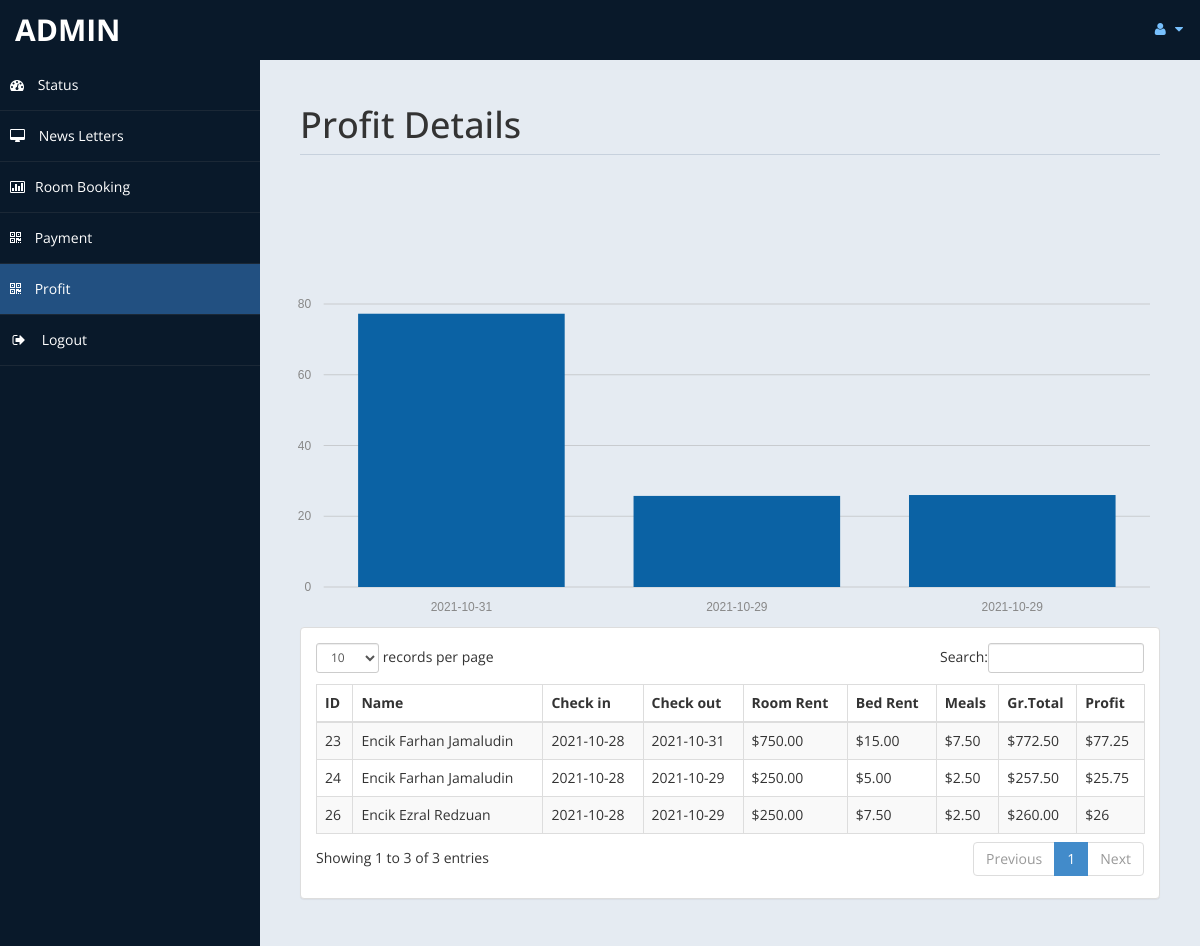
The app's page /admin/profit.php (signed in) with its own data.
### tables this page shows
CREATE TABLE `payment` (
  `id` int(11) DEFAULT NULL,
  `title` varchar(5) DEFAULT NULL,
  `fname` varchar(30) DEFAULT NULL,
  `lname` varchar(30) DEFAULT NULL,
  `troom` varchar(30) DEFAULT NULL,
  `tbed` varchar(30) DEFAULT NULL,
  `nroom` int(11) DEFAULT NULL,
  `cin` date DEFAULT NULL,
  `cout` date DEFAULT NULL,
  `ttot` double(8,2) DEFAULT NULL,
  `fintot` double(8,2) DEFAULT NULL,
  `mepr` double(8,2) DEFAULT NULL,
  `meal` varchar(30) DEFAULT NULL,
  `btot` double(8,2) DEFAULT NULL,
  `noofdays` int(11) DEFAULT NULL
);

### admin/profit.php (the view, shortened to what this page needs)
<!DOCTYPE html>
<html xmlns="http://www.w3.org/1999/xhtml">
<head>
    <link href="assets/css/bootstrap.css" rel="stylesheet" />
    <link href="assets/css/font-awesome.css" rel="stylesheet" />
	<link rel="stylesheet" href="assets/css/morris.css">
    <link href="assets/css/custom-styles.css" rel="stylesheet" />
    <link href="assets/js/dataTables/dataTables.bootstrap.css" rel="stylesheet" />
</head>
<body>
    <div id="wrapper">
        <nav class="navbar navbar-default top-navbar" role="navigation">
            <div class="navbar-header">
                <a class="navbar-brand" href="home.php"><?php echo $_SESSION["user"]; ?> </a>
            </div>
            <ul class="nav navbar-top-links navbar-right">
                <li class="dropdown">
                    <a class="dropdown-toggle" data-toggle="dropdown" href="#" aria-expanded="false">
                        <i class="fa fa-user fa-fw"></i> <i class="fa fa-caret-down"></i>
                    </a>
                </li>
            </ul>
        </nav>
        <nav class="navbar-default navbar-side" role="navigation">
            <div class="sidebar-collapse">
                <ul class="nav" id="main-menu">
                    <li>
                        <a href="home.php"><i class="fa fa-dashboard"></i> Status</a>
                    </li>
                    <li>
                        <a  href="messages.php"><i class="fa fa-desktop"></i> News Letters</a>
                    </li>
					<li>
                        <a href="roombook.php"><i class="fa fa-bar-chart-o"></i>Room Booking</a>
                    </li>
                    <li>
                        <a  href="payment.php"><i class="fa fa-qrcode"></i> Payment</a>
                    </li>
					 <li>
                        <a class="active-menu" href="profit.php"><i class="fa fa-qrcode"></i> Profit</a>
                    </li>
                    <li>
                        <a href="logout.php" ><i class="fa fa-sign-out fa-fw"></i> Logout</a>
                    </li>
            </div>
        </nav>
        <div id="page-wrapper" >
            <div id="page-inner">
			 <div class="row">
                    <div class="col-md-12">
                        <h1 class="page-header">
                           Profit Details<small> </small>
                        </h1>
                    </div>
                </div>
            <div class="row">
				<?php
				include('db.php');
?>
				<br>
				<br>
				<br>
				<br><div id="chart"></div>
                <div class="col-md-12">
                    <div class="panel panel-default">
                        <div class="panel-body">
                            <div class="table-responsive">
                                <table class="table table-striped table-bordered table-hover" id="dataTables-example">
                                    <thead>
                                        <tr>
											<th>ID</th>
                                            <th>Name</th>
                                            <th>Check in</th>
											<th>Check out</th>
                                            <th>Room Rent</th>
											<th>Bed Rent</th>
											<th>Meals </th>
											<th>Gr.Total</th>
											<th>Profit</th>
                                        </tr>
                                    </thead>
                                    <tbody>
									<?php
										$sql="select * from payment";
										$re = mysqli_query($con,$sql);
										while($row = mysqli_fetch_array($re))
										{
											$id = $row['id'];
											if($id % 2 ==1 )
											{
												echo"<tr class='gradeC'>
													<td>".$row['id']." </td>
													<td>".$row['title']." ".$row['fname']." ".$row['lname']."</td>
													<td>".$row['cin']."</td>
													<td>".$row['cout']."</td>
													<td>$".$row['ttot']."</td>
													<td>$".$row['mepr']."</td>
													<td>$".$row['btot']."</td>
													<td>$".$row['fintot']."</td>
													<td>$".$row['fintot']*10/100 ."</td>
													</tr>";
											}
											else
											{
												echo"<tr class='gradeU'>
													<td>".$row['id']." </td>
													<td>".$row['title']." ".$row['fname']." ".$row['lname']."</td>
													<td>".$row['cin']."</td>
													<td>".$row['cout']."</td>
													<td>$".$row['ttot']."</td>
													<td>$".$row['mepr']."</td>
													<td>$".$row['btot']."</td>
													<td>$".$row['fintot']."</td>
													<td>$".$row['fintot']*10/100 ."</td>
													</tr>";
											}
										}
									?>
                                    </tbody>
                                </table>
                            </div>
                        </div>
                    </div>
                </div>
            </div>
                </div>
            </div>
    </div>
</body>
</html>

### admin/assets/css/custom-styles.css (style rules this page uses)
body { font-family: 'Open Sans', sans-serif; }
#wrapper { width: 100%; background:#09192A; }
#page-wrapper { padding: 15px 15px; min-height: 600px; background:#E5EBF2; }
#page-inner { width:100%; margin:10px 20px 10px 0px; background-color:transparent; padding:10px; min-height:1200px; }
h1, .h1, h2, .h2, h3, .h3 { margin-top: 7px; margin-bottom: -5px; }
.page-header { padding-bottom: 9px; margin: 10px 0 45px; border-bottom: 1px solid #C7D1DD; }
.top-navbar { margin:0px; }
.top-navbar .navbar-brand { color: #fff; width: 260px; text-align: left; height: 60px; font-size: 30px; font-weight: 700; text-transform: uppercase; line-height: 30px; }
.top-navbar .nav > li { position: relative; display: inline-block; }
.top-navbar .nav > li > a { position: relative; display: block; padding: 19px 15px; color: #77C0FD; }
.active-menu { background-color:#225081!important; }
.sidebar-collapse , .sidebar-collapse .nav { background:none; }
.sidebar-collapse .nav { padding:0; }
.sidebar-collapse .nav > li > a { color:#fff; background:transparent; text-shadow:none; }
.sidebar-collapse > .nav > li > a { padding:15px 10px; }
.sidebar-collapse > .nav > li { border-bottom: 1px solid rgba(107, 108, 109, 0.19); }
.navbar-side { border:none; background-color: transparent; }
.top-navbar { background:#09192A; border-bottom:none; }
.top-navbar .nav > li > a > i { margin-right: 2px; }
.navbar-default { border:0px solid black; }
.navbar-header { background: #09192A; }
.nav > li > a > i { margin-right:10px; }
@media (min-width:768px) { #page-wrapper { margin: 0 0 0 260px; padding: 15px 30px; min-height: 1200px; } }
@media (min-width:768px) { .navbar-side { z-index: 1; position: absolute; width: 260px; } }
@media (min-width:768px) { .navbar { border-radius: 0px; } }

### records on screen
payment: id "23", title "Encik", fname "Farhan", lname "Jamaludin", cin "2021-10-28", cout "2021-10-31", ttot "750.00", mepr "15.00", btot "7.50", fintot "772.50", $row['fintot']*10/100 "77.25"
payment: id "24", title "Encik", fname "Farhan", lname "Jamaludin", cin "2021-10-28", cout "2021-10-29", ttot "250.00", mepr "5.00", btot "2.50", fintot "257.50", $row['fintot']*10/100 "25.75"
payment: id "26", title "Encik", fname "Ezral", lname "Redzuan", cin "2021-10-28", cout "2021-10-29", ttot "250.00", mepr "7.50", btot "2.50", fintot "260.00", $row['fintot']*10/100 "26"

### other values on screen
$_SESSION["user"] "ADMIN"
